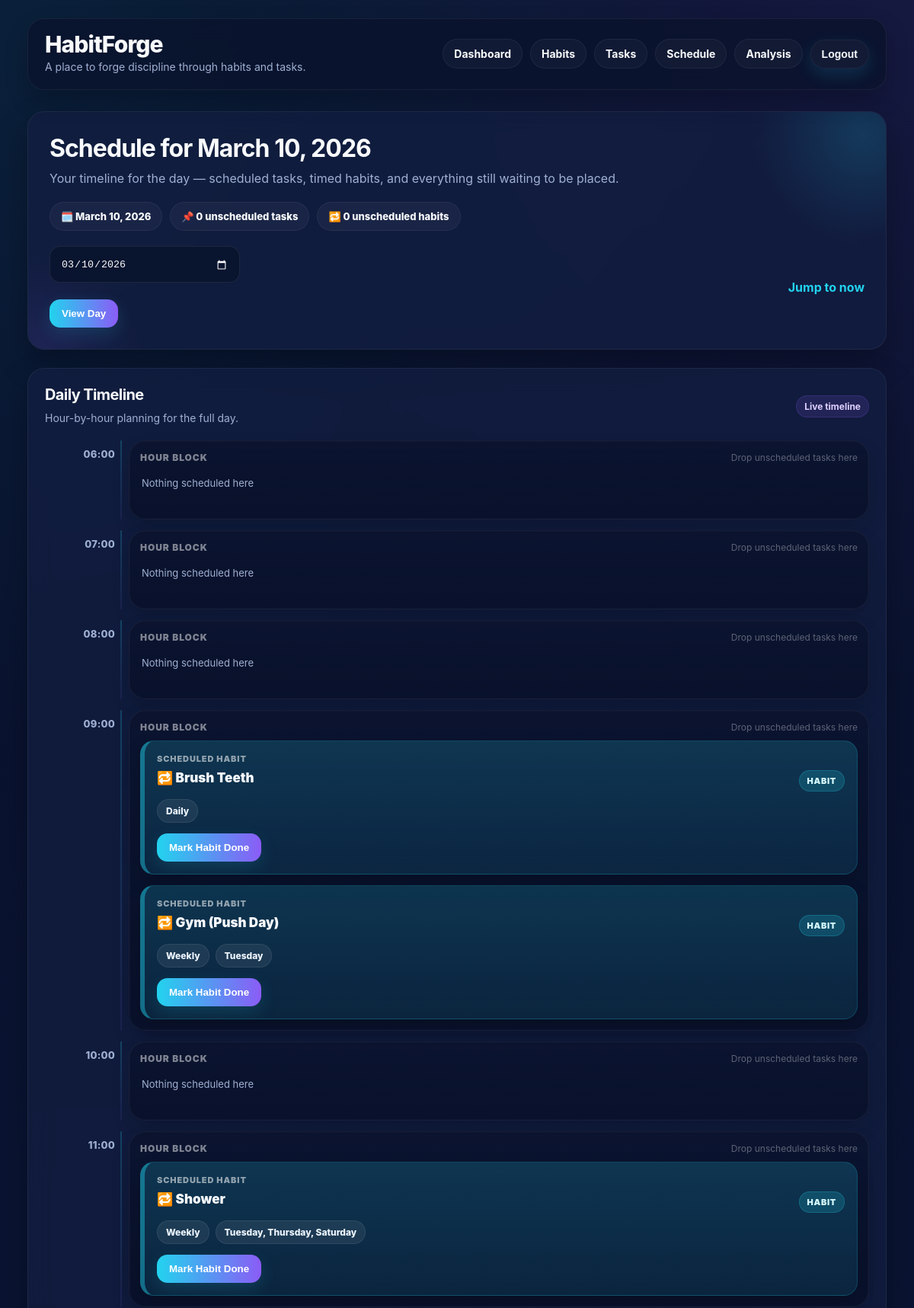
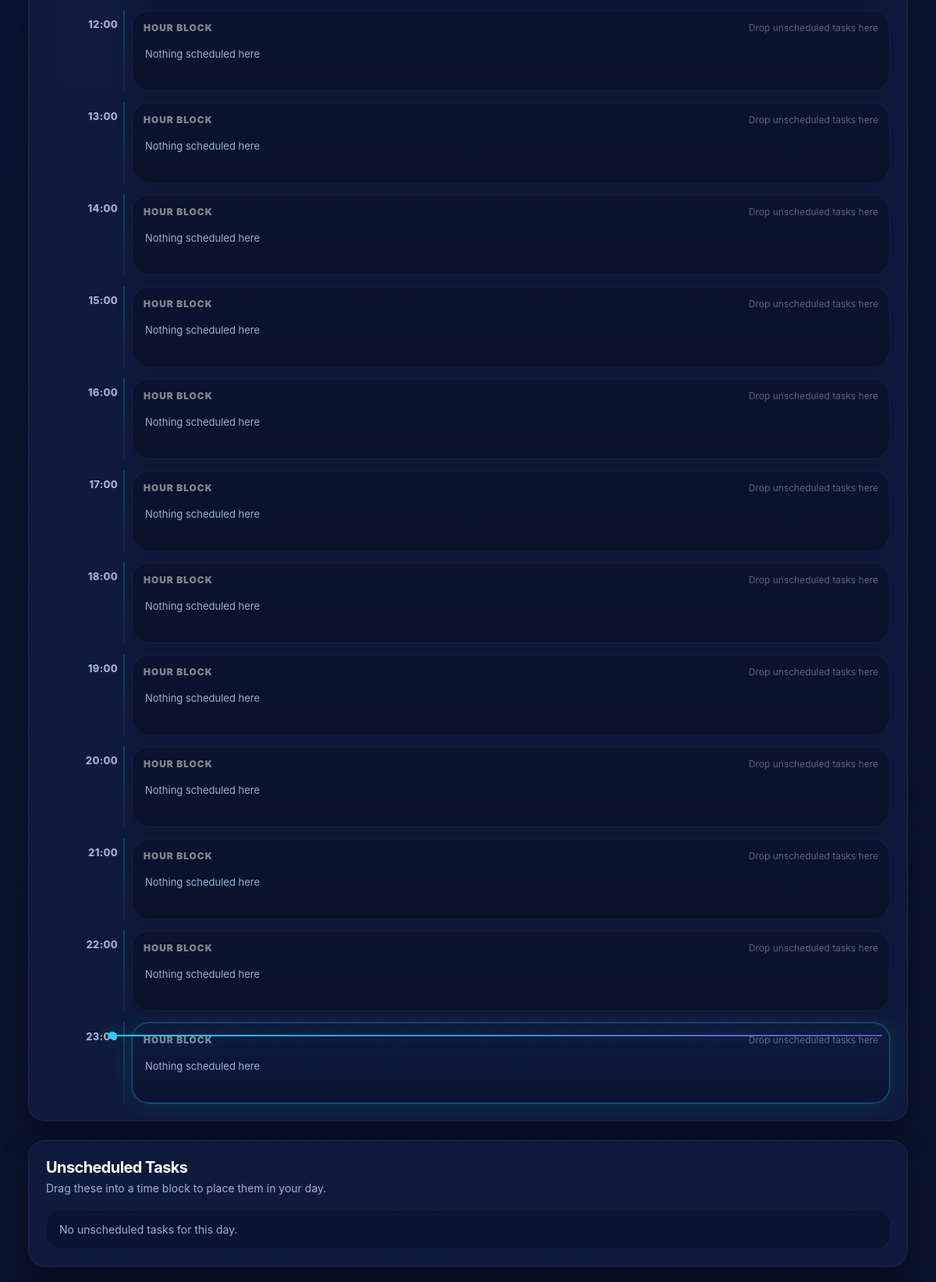
The app's page /schedule/ (signed in, upper part) with its own data (2 pictures, top to bottom).
### habits/models.py (models this page shows, shortened)
class Habit(models.Model):
    FREQUENCY_CHOICES = [
        ('daily', 'Daily'),
        ('weekly', 'Weekly'),
    ]
    owner = models.ForeignKey(
        settings.AUTH_USER_MODEL,
        on_delete=models.CASCADE,
        related_name='habits'
    )
    title = models.CharField(max_length=200)
    description = models.TextField(blank=True)
    frequency = models.CharField(max_length=20, choices=FREQUENCY_CHOICES, default='daily')
    preferred_time = models.TimeField(null=True, blank=True)
    weekly_days = models.CharField(max_length=20, blank=True)
    is_active = models.BooleanField(default=True)
    created_at = models.DateTimeField(auto_now_add=True)
    def get_weekly_days_list(self):
        if not self.weekly_days:
            return []
        return [int(day) for day in self.weekly_days.split(',') if day.strip().isdigit()]
    def get_weekly_days_display_list(self):
        day_names = {
            0: 'Monday',
            1: 'Tuesday',
            2: 'Wednesday',
            3: 'Thursday',
            4: 'Friday',
            5: 'Saturday',
            6: 'Sunday',
        }
        return [day_names[day] for day in self.get_weekly_days_list() if day in day_names]
    def get_weekly_days_display(self):
        return ', '.join(self.get_weekly_days_display_list())
    def scheduled_on_date(self, target_date):
        if self.frequency == 'daily':
            return True
        if self.frequency == 'weekly':
            return target_date.weekday() in self.get_weekly_days_list()
        return False

### dashboard/views.py (the view)
# urls.py: path('schedule/', views.schedule_view, name='schedule'),
@login_required
def schedule_view(request):
    selected_date = request.GET.get('date')
    if selected_date:
        current_date = date.fromisoformat(selected_date)
    else:
        current_date = date.today()
    tasks = Task.objects.filter(
        owner=request.user,
        task_date=current_date
    ).order_by('start_time', 'created_at')
    habits = Habit.objects.filter(
        owner=request.user,
        is_active=True
    ).order_by('preferred_time', 'created_at')
    scheduled_habits = []
    unscheduled_habits = []
    for habit in habits:
        if habit.scheduled_on_date(current_date):
            if habit.preferred_time:
                scheduled_habits.append(habit)
            else:
                unscheduled_habits.append(habit)
    hour_slots = []
    for hour in range(6, 24):
        hour_tasks = []
        hour_habits = []
        for task in tasks:
            if task.start_time and task.start_time.hour == hour:
                hour_tasks.append(task)
        for habit in scheduled_habits:
            if habit.preferred_time and habit.preferred_time.hour == hour:
                hour_habits.append(habit)
        hour_slots.append({
            'hour': hour,
            'label': f"{hour:02d}:00",
            'tasks': hour_tasks,
            'habits': hour_habits,
        })
    unscheduled_tasks = tasks.filter(start_time__isnull=True)
    completed_habit_ids = set(
        HabitLog.objects.filter(
            habit__owner=request.user,
            date=current_date,
            completed=True
        ).values_list('habit_id', flat=True)
    )
    return render(request, 'dashboard/schedule.html', {
        'current_date': current_date,
        'hour_slots': hour_slots,
        'unscheduled_tasks': unscheduled_tasks,
        'unscheduled_habits': unscheduled_habits,
        'completed_habit_ids': completed_habit_ids,
    })

### templates/dashboard/schedule.html (shortened to what this page needs)
{% extends 'base.html' %}
{% block content %}
<div class="schedule-page">
    <div class="card schedule-hero">
        <div class="schedule-hero-content">
            <div class="schedule-hero-copy">
                <h2>Schedule for {{ current_date }}</h2>
                <p>
                    Your timeline for the day — scheduled tasks, timed habits, and everything still waiting to be placed.
                </p>
            </div>
            <div class="schedule-hero-pills">
                <div class="hero-pill">🗓️ {{ current_date }}</div>
                <div class="hero-pill">📌 {{ unscheduled_tasks|length }} unscheduled tasks</div>
                <div class="hero-pill">🔁 {{ unscheduled_habits|length }} unscheduled habits</div>
            </div>
        </div>
        <div class="schedule-toolbar">
            <form method="get">
                <input type="date" name="date" value="{{ current_date|date:'Y-m-d' }}">
                <button type="submit">View Day</button>
            </form>
            <a href="#current-hour-anchor" class="link-btn">Jump to now</a>
        </div>
    </div>
    <div class="schedule-layout">
        <div class="card timeline-card">
            <div class="timeline-topbar">
                <div>
                    <h2>Daily Timeline</h2>
                    <p>Hour-by-hour planning for the full day.</p>
                </div>
                <span class="badge purple">Live timeline</span>
            </div>
            <div class="timeline-shell" id="timeline-root">
                <div class="timeline-now-line" id="timeline-now-line">
                    <div class="timeline-now-dot"></div>
                </div>
                <div class="timeline-list">
                    {% for slot in hour_slots %}
                        <div class="timeline-row" {% if slot.hour == 12 %}id="current-hour-anchor"{% endif %}>
                            <div class="timeline-time">{{ slot.label }}</div>
                            <div class="timeline-slot-wrap">
                                <div class="timeline-slot" id="slot-{{ slot.hour }}">
                                    <div class="slot-header">
                                        <div class="slot-label">Hour block</div>
                                        <div class="slot-add-hint">Drop unscheduled tasks here</div>
                                    </div>
                                    {% if slot.habits or slot.tasks %}
                                        <div class="slot-content">
                                            {% for habit in slot.habits %}
                                                <div class="planner-block habit {% if habit.id in completed_habit_ids %}done{% endif %}">
                                                    <div class="planner-kicker">Scheduled habit</div>
                                                    <div class="planner-block-head">
                                                        <div>
                                                            <p class="planner-title">🔁 {{ habit.title }}</p>
                                                        </div>
                                                        <span class="planner-type habit">Habit</span>
                                                    </div>
                                                    <div class="planner-meta">
                                                        <span class="planner-chip">{{ habit.frequency|title }}</span>
                                                        {% if habit.frequency == 'weekly' and habit.weekly_days %}
                                                            <span class="planner-chip">{{ habit.get_weekly_days_display }}</span>
                                                        {% endif %}
                                                    </div>
                                                    <div class="planner-actions">
                                                        {% if habit.id in completed_habit_ids %}
                                                            <span class="done">✅ Done for today</span>
                                                        {% else %}
                                                            <form method="post" action="{% url 'complete_habit' habit.id %}" class="inline-form">
                                                                <button type="submit">Mark Habit Done</button>
                                                            </form>
                                                        {% endif %}
                                                    </div>
                                                </div>
                                            {% endfor %}
                                        </div>
                                    {% else %}
                                        <div class="slot-empty">Nothing scheduled here</div>
                                    {% endif %}
                                </div>
                            </div>
                        </div>
                    {% endfor %}
                </div>
            </div>
        </div>
        <div class="side-stack">
            <div class="card side-panel">
                <div class="side-section-head">
                    <h2>Unscheduled Tasks</h2>
                    <p>Drag these into a time block to place them in your day.</p>
                </div>
                {% if unscheduled_tasks %}
                    <div class="side-list">
                        {% for task in unscheduled_tasks %}
                            <div class="side-item draggable" draggable="true" data-task="{{ task.id }}">
                                <h4>{{ task.title }}</h4>
                                {% if task.description %}
                                    <p>{{ task.description }}</p>
                                {% endif %}
                                <div class="planner-meta" style="margin-top: 10px;">
                                    <span class="schedule-category {{ task.category }}">
                                        {% if task.category == 'study' %}📚 Study{% endif %}
                                        {% if task.category == 'personal' %}🧍 Personal{% endif %}
                                        {% if task.category == 'health' %}🧘 Health{% endif %}
                                        {% if task.category == 'university' %}🎓 University{% endif %}
                                        {% if task.category == 'business' %}💼 Business{% endif %}
                                        {% if task.category == 'sports' %}⚽ Sports{% endif %}
                                        {% if task.category == 'entertainment' %}🎮 Entertainment{% endif %}
                                        {% if task.category == 'other' %}🗂 Other{% endif %}
                                    </span>
                                    {% if task.reward %}
                                        <span class="planner-chip reward">🎁 {{ task.reward }}</span>
                                    {% endif %}
                                </div>
                            </div>
                        {% endfor %}
                    </div>
                {% else %}
                    <div class="side-empty">No unscheduled tasks for this day.</div>
                {% endif %}
            </div>
        </div>
    </div>
</div>
{% endblock %}

### templates/base.html (style rules this page uses)
:root { --bg-main: #071029; --bg-secondary: #0b1736; --card-bg: rgba(18, 30, 64, 0.78); --card-border: rgba(255, 255, 255, 0.06); --text-main: #f8fafc; --text-soft: #9fb0d3; --accent: #22d3ee; --accent-2: #8b5cf6; --success: #22c55e; --danger: #ef4444; --warning: #f59e0b; --shadow: 0 18px 40px rgba(0, 0, 0, 0.28); --radius-lg: 22px; --radius-md: 14px; --radius-sm: 10px; }
* { box-sizing: border-box; }
html { scroll-behavior: smooth; }
body { margin: 0; color: var(--text-main); font-family: Inter, Arial, sans-serif; background: radial-gradient(circle at top left, rgba(34, 211, 238, 0.08), transparent 26%), radial-gradient(circle at top right, rgba(139, 92, 246, 0.10), transparent 24%), linear-gradient(180deg, #08112b 0%, #0a1432 45%, #09122c 100%); min-height: 100vh; animation: fadeInBody 0.25s ease; }
.card, .page-card { background: var(--card-bg); border: 1px solid var(--card-border); border-radius: var(--radius-lg); backdrop-filter: blur(14px); box-shadow: var(--shadow); padding: 22px; transition: transform 0.18s ease, box-shadow 0.18s ease, border-color 0.18s ease; }
h1, h2, h3, h4 { margin: 0 0 8px 0; letter-spacing: -0.03em; }
h2 { font-size: 20px; }
p { margin: 0; line-height: 1.55; }
.badge { display: inline-flex; align-items: center; gap: 6px; padding: 6px 10px; border-radius: 999px; font-size: 12px; font-weight: 700; background: rgba(34, 211, 238, 0.10); color: #c9f7ff; border: 1px solid rgba(34, 211, 238, 0.16); }
.badge.purple { background: rgba(139, 92, 246, 0.14); color: #dfd0ff; border-color: rgba(139, 92, 246, 0.18); }
form { margin: 0; }
input, textarea, select { width: 100%; background: rgba(8, 18, 44, 0.78); color: var(--text-main); border: 1px solid rgba(255, 255, 255, 0.08); border-radius: 14px; padding: 13px 14px; margin-bottom: 12px; outline: none; transition: border-color 0.15s ease, box-shadow 0.15s ease, transform 0.15s ease; }
input[type="date"], input[type="time"] { color-scheme: dark; min-height: 48px; }
input::placeholder, textarea::placeholder { color: #8fa3c7; opacity: 1; }
button { appearance: none; border: none; border-radius: 14px; padding: 11px 16px; font-weight: 800; color: white; background: linear-gradient(90deg, var(--accent), var(--accent-2)); cursor: pointer; transition: transform 0.16s ease, opacity 0.16s ease, box-shadow 0.16s ease; box-shadow: 0 8px 22px rgba(34, 211, 238, 0.15); }
.link-btn { color: var(--accent); font-weight: 700; text-decoration: none; }
.inline-form { display: inline; }

### records on screen
Habit: title "Brush Teeth", frequency "Daily", shows "Mark Habit Done"
Habit: title "Gym (Push Day)", frequency "Weekly", weekly_days "Tuesday", shows "Mark Habit Done"
Habit: title "Shower", frequency "Weekly", weekly_days "Tuesday, Thursday, Saturday", shows "Mark Habit Done"

### other values on screen
{{ unscheduled_tasks|length }} "0"
{{ unscheduled_habits|length }} "0"
{{ slot.label }} "06:00" "07:00" "08:00" "09:00" "10:00" "11:00" "12:00" "13:00" "14:00" "15:00" "16:00" "17:00" "18:00" "19:00" "20:00" "21:00" "22:00" "23:00"
